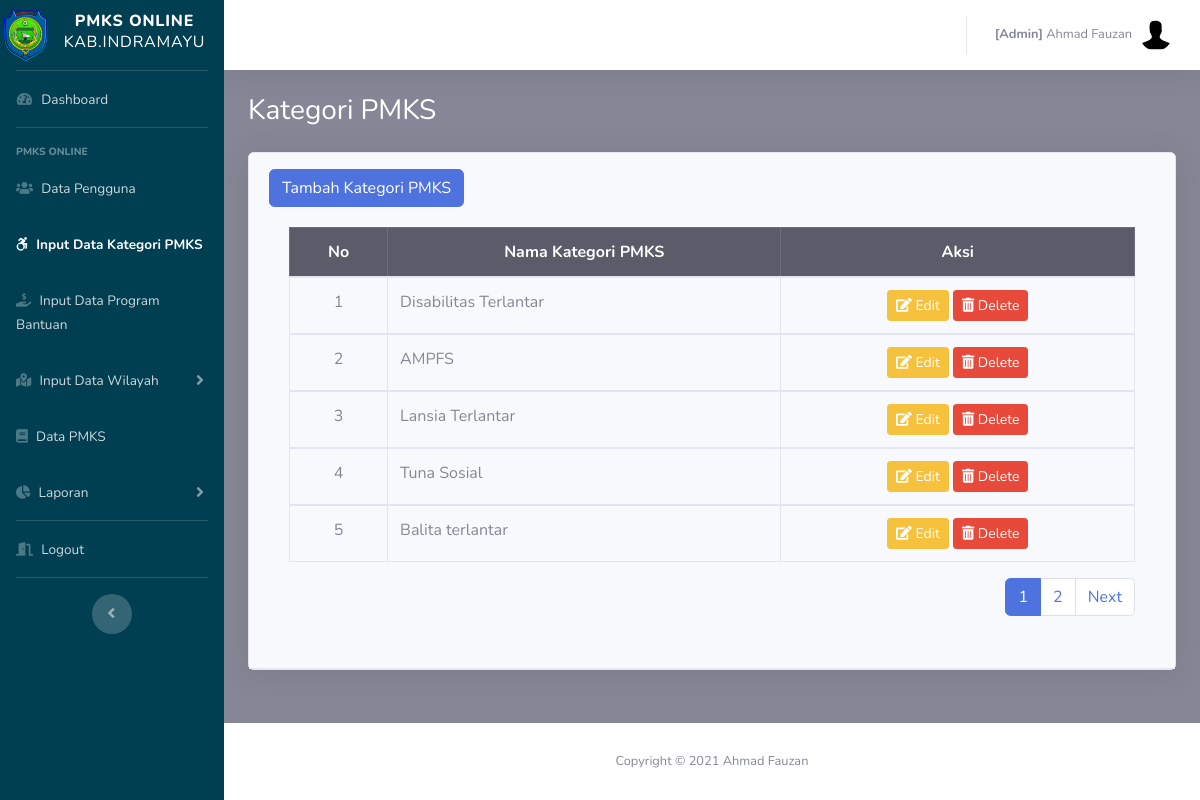
The app's page /admin/kategori.php (signed in) with its own data.
### tables this page shows
CREATE TABLE `pegawai` (
  `id_pegawai` int(11) NOT NULL,
  `nm_pegawai` varchar(50) NOT NULL,
  `nip` varchar(50) NOT NULL,
  `no_telepon` varchar(50) NOT NULL,
  `alamat` varchar(100) DEFAULT NULL,
  `id_desa` int(10) NOT NULL,
  `username` varchar(50) NOT NULL,
  `password` varchar(255) NOT NULL,
  `role` varchar(10) NOT NULL,
  `status` int(10) NOT NULL,
  `is_delete` int(11) NOT NULL,
  `row_edit` int(11) NOT NULL,
  `time_input` datetime NOT NULL DEFAULT CURRENT_TIMESTAMP
);

CREATE TABLE `kat_pmks` (
  `id_kat_pmks` int(10) NOT NULL,
  `nm_kat` varchar(25) NOT NULL,
  `is_delete` int(11) NOT NULL,
  `row_edit` int(11) NOT NULL,
  `creator` int(11) NOT NULL,
  `time_input` datetime NOT NULL DEFAULT CURRENT_TIMESTAMP
);

### config.php (called while the page is built, shortened)
<?php
	$database = 'pmks';
?>

### functions.php (called while the page is built, shortened)
<?php
function query($query)
{
	include('config.php');
	$result = mysqli_query($koneksi, $query);
	$rows = [];
	while ($row = mysqli_fetch_assoc($result)) {
		$rows[] = $row;
	}
	return $rows;
}

### admin/kategori.php (the view, shortened to what this page needs)
<?php
  include('templetes/sidebar.php');
  include('templetes/topbar.php');
  require_once "../functions.php";
  $jml_DataHalaman = 5;
  $jml_responden = count(query("SELECT * FROM kat_pmks  WHERE is_delete=1 ORDER BY id_kat_pmks"));
  $jml_Halaman = ceil($jml_responden / $jml_DataHalaman);
  $pageAktif = (isset($_GET["page"]) ) ? $_GET["page"] : 1;
  $awaldata = ( $jml_DataHalaman * $pageAktif ) - $jml_DataHalaman;
  $kat=query("SELECT * FROM kat_pmks  WHERE is_delete=1 ORDER BY id_kat_pmks LIMIT $awaldata, $jml_DataHalaman");
?>
        <div class="container-fluid">
          <h1 class="h3 mb-4 text-judul">Kategori PMKS</h1>
              <div class="card shadow mb-2">
                <div class="card-header py-3">
                  <button type="button" class="btn btn-primary" data-toggle="modal" data-target="#modalTambah">
                  Tambah Kategori PMKS
                </button>
                <div class="card-body">
                <div class="table-responsive">
                <table class="table table-bordered" width="100%" cellspacing="0">
                  <thead class="table-dark">
                    <tr>
                      <th class="text-center">No</th>
                      <th class="text-center">Nama Kategori PMKS</th>
                      <th class="text-center">Aksi</th>
                    </tr>
                  </thead>
                   <?php $i=$awaldata+1; ?>
                  <?php foreach ($kat as $row):?>
                    <tbody>
                      <tr>
                        <td class="text-center"><?=$i;?></td>
                        <td class="text-left"><?=$row['nm_kat'];?></td>
                        <td class="text-center">
                          <form method="POST">
                            <button type="button" id="edit" name="edit" class="btn btn-warning btn-sm" data-toggle="modal" data-target="#modalEdit<?= $row['id_kat_pmks']; ?>">
                            <i class="fas fa-edit"></i> Edit</button>
                            <button type="submit" name="hapus" class="btn btn-danger btn-sm" onclick="return confirm('yakin hapus <?=$row['nm_kat'] ?>?');">
                            <i class="fas fa-trash-alt"></i> Delete</button>
                          </form>
                        </td>
                      </tr>
                      <?php $i++;?>
                    <?php endforeach; ?>
                  </tbody>
                </table>
                <nav aria-label="Page navigation example">
                  <ul class="pagination float-right">
                    <?php for ($i=1; $i <= $jml_Halaman; $i++) : ?>
                      <?php if ($i == $pageAktif) : ?>
                        <li class="page-item active"><a class="page-link" href="?page=<?=$i; ?>"><?=$i; ?></a></li>
                        <?php else : ?>
                          <li class="page-item"><a class="page-link" href="?page=<?=$i; ?>"><?=$i; ?></a></li>
                        <?php endif; ?>
                      <?php endfor; ?>
                      <?php if ($pageAktif < $jml_Halaman) : ?>
                        <li class="page-item"><a class="page-link" href="?page=<?=$pageAktif+1; ?>">Next</a></li>
                      <?php endif; ?>
                    </ul>
                  </nav>
                </div>
              </div>
            </div>
          </div>
        </div>
      </div>
      <?php include('templetes/footer.php');?>

### admin/templetes/topbar.php (shortened to what this page needs)
<?php
require_once "../functions.php";
$idp = $_SESSION["id_pegawai"];
$pg = query("SELECT * FROM pegawai WHERE is_delete=1 AND id_pegawai = $idp")[0];
?>
          <ul class="navbar-nav ml-auto">
            <li class="nav-item dropdown no-arrow">
              <a class="nav-link dropdown-toggle" href="#" id="userDropdown" role="button" data-toggle="dropdown" aria-haspopup="true" aria-expanded="false">
                <span class="mr-2 d-none d-lg-inline text-gray-600 small"><b>[<?=$pg['role']?>]</b> <?=$pg['nm_pegawai']?></span>
                <img class="img-profile rounded-circle" src="../assets/img/default.jpg">
              </a>
            </li>
          </ul>
        </nav>

### admin/templetes/sidebar.php (style rules this page uses)
.text-judul { color: #ffffff; }

### records on screen
pegawai: role "Admin", nm_pegawai "Ahmad Fauzan"
kat_pmks: nm_kat "Disabilitas Terlantar"
kat_pmks: nm_kat "AMPFS"
kat_pmks: nm_kat "Lansia Terlantar"
kat_pmks: nm_kat "Tuna Sosial"
kat_pmks: nm_kat "Balita terlantar"
